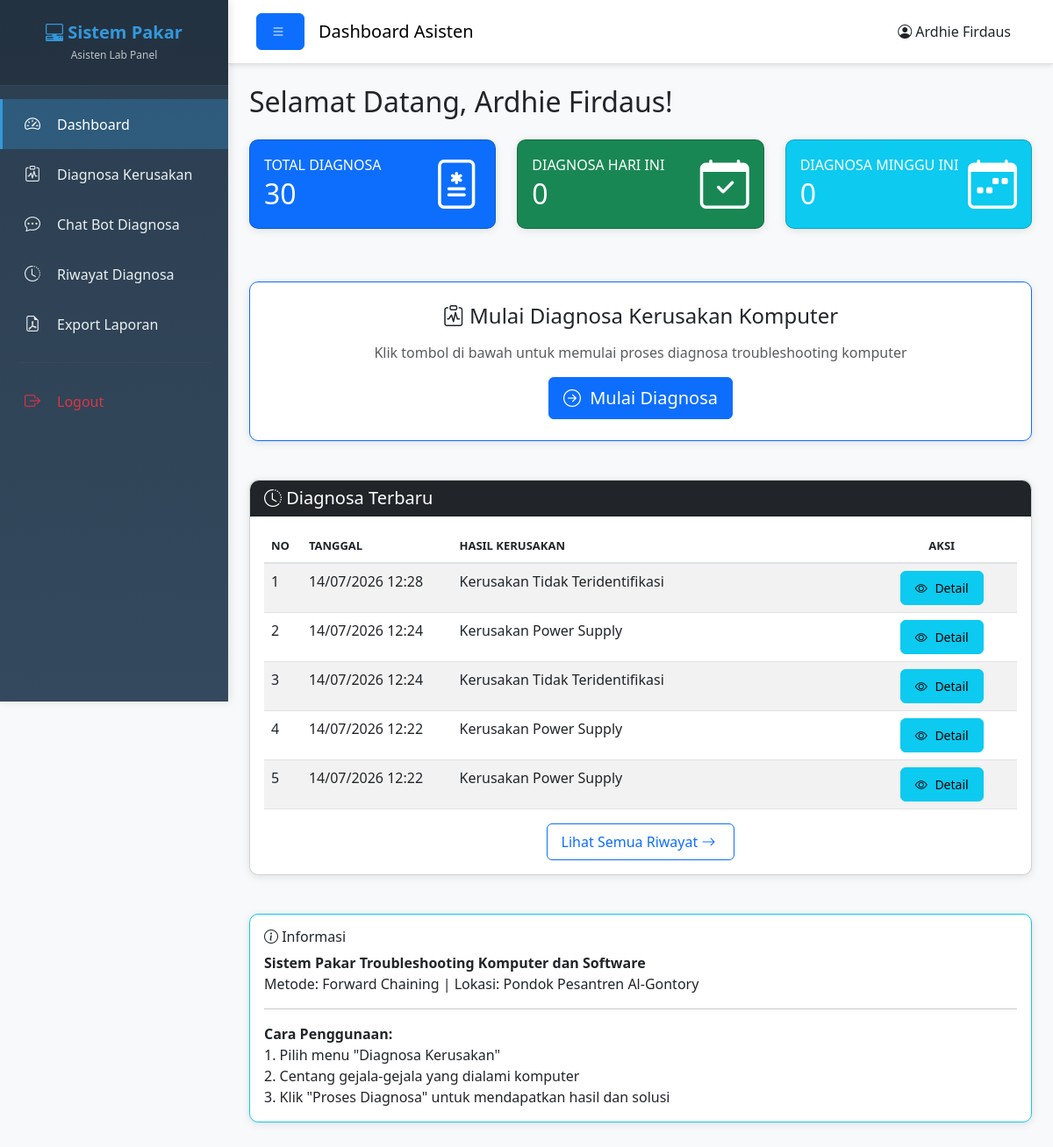
Before: /Asisten/dashboard_asisten.php (signed in) with the older database file.
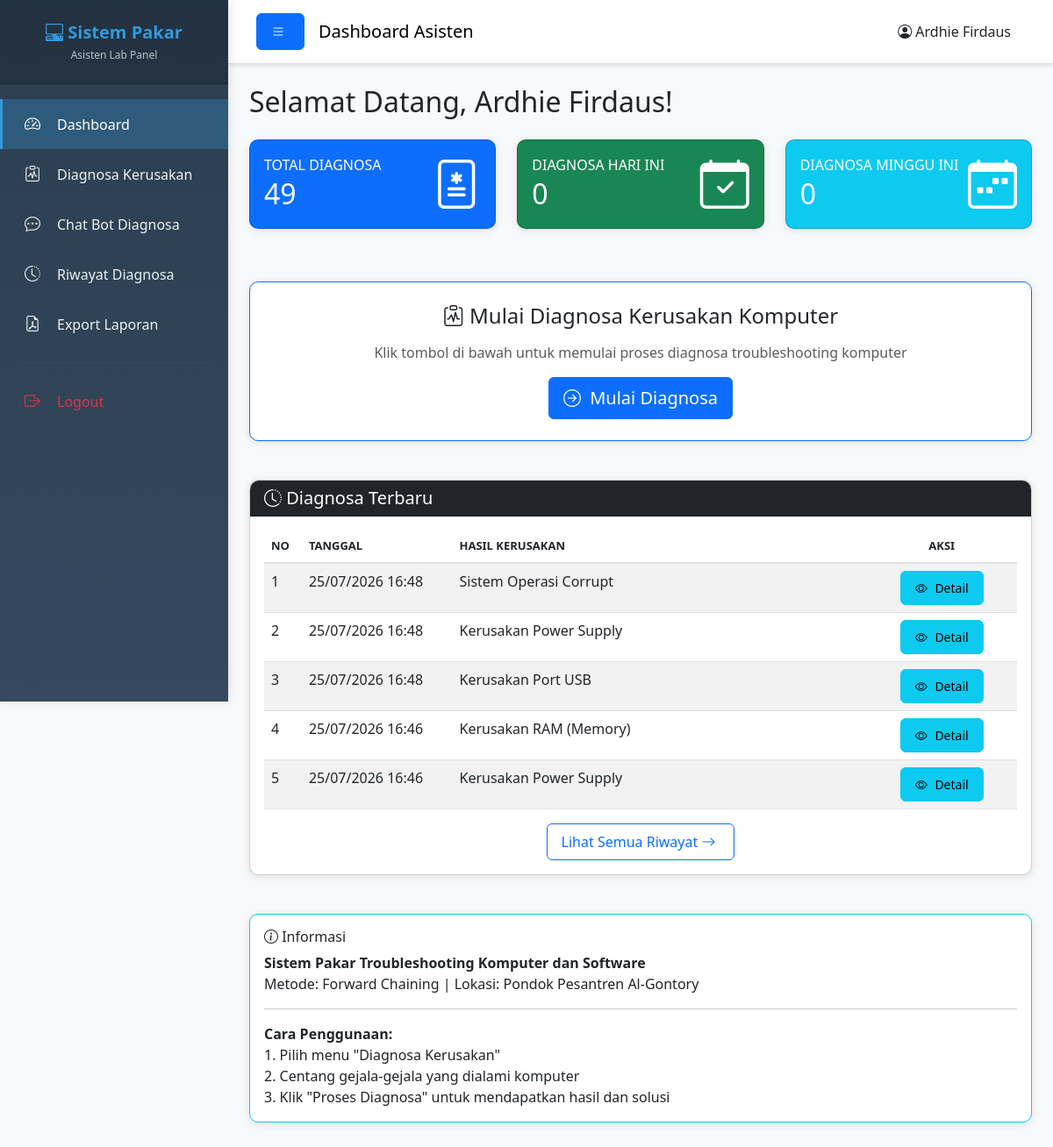
After: the same page with the newer database file.
### tables this page shows
CREATE TABLE `diagnosa` (
  `id_diagnosa` int(11) NOT NULL,
  `id_user` int(11) NOT NULL,
  `tanggal` datetime NOT NULL,
  `hasil_kerusakan` text NOT NULL
);

### Asisten/dashboard_asisten.php (the view, shortened to what the changed rows need)
<?php
$id_user = $_SESSION['id_user'];
$query_diagnosa = mysqli_query($koneksi, "SELECT COUNT(*) as total FROM diagnosa WHERE id_user='$id_user'");
$total_diagnosa = mysqli_fetch_assoc($query_diagnosa)['total'];
$query_today = mysqli_query($koneksi, "SELECT COUNT(*) as total FROM diagnosa WHERE id_user='$id_user' AND DATE(tanggal) = CURDATE()");
$total_today = mysqli_fetch_assoc($query_today)['total'];
$query_week = mysqli_query($koneksi, "SELECT COUNT(*) as total FROM diagnosa WHERE id_user='$id_user' AND YEARWEEK(tanggal) = YEARWEEK(NOW())");
$total_week = mysqli_fetch_assoc($query_week)['total'];
$query_recent = "SELECT d.*, k.nama_kerusakan
                 FROM diagnosa d
                 LEFT JOIN kerusakan k ON d.hasil_kerusakan = k.nama_kerusakan
                 WHERE d.id_user='$id_user'
                 ORDER BY d.tanggal DESC
                 LIMIT 5";
$result_recent = mysqli_query($koneksi, $query_recent);
?>
<!DOCTYPE html>
<html lang="id">
<head>
    <link href="https://cdn.jsdelivr.net/npm/bootstrap@5.3.0/dist/css/bootstrap.min.css" rel="stylesheet">
    <link rel="stylesheet" href="https://cdn.jsdelivr.net/npm/bootstrap-icons@1.10.0/font/bootstrap-icons.css">
    <link rel="stylesheet" href="../Assets/css/style.css?v=20260713">
</head>
<body>
    <div class="wrapper">
        <div class="main-content">
            <div class="container-fluid p-4">
                <h2 class="mb-4">Selamat Datang, <?php echo $_SESSION['nama_lengkap']; ?>!</h2>
                <div class="row mb-4">
                    <div class="col-md-4 mb-3">
                        <div class="card bg-primary text-white shadow">
                            <div class="card-body">
                                <div class="d-flex justify-content-between align-items-center">
                                    <div>
                                        <h6 class="text-uppercase mb-1">Total Diagnosa</h6>
                                        <h2 class="mb-0"><?php echo $total_diagnosa; ?></h2>
                                    </div>
                                </div>
                            </div>
                        </div>
                    </div>
                    <div class="col-md-4 mb-3">
                        <div class="card bg-success text-white shadow">
                            <div class="card-body">
                                <div class="d-flex justify-content-between align-items-center">
                                    <div>
                                        <h2 class="mb-0"><?php echo $total_today; ?></h2>
                                    </div>
                                </div>
                            </div>
                        </div>
                    </div>
                    <div class="col-md-4 mb-3">
                        <div class="card bg-info text-white shadow">
                            <div class="card-body">
                                <div class="d-flex justify-content-between align-items-center">
                                    <div>
                                        <h2 class="mb-0"><?php echo $total_week; ?></h2>
                                    </div>
                                </div>
                            </div>
                        </div>
                    </div>
                </div>
                <div class="row">
                    <div class="col-md-12">
                        <div class="card shadow">
                            <div class="card-body">
                                <?php if(mysqli_num_rows($result_recent) > 0): ?>
                                <div class="table-responsive">
                                    <table class="table table-hover table-striped">
                                        <thead>
                                            <tr>
                                                <th width="5%">No</th>
                                                <th width="20%">Tanggal</th>
                                                <th width="55%">Hasil Kerusakan</th>
                                                <th width="20%" class="text-center">Aksi</th>
                                            </tr>
                                        </thead>
                                        <tbody>
                                            <?php
                                            $no = 1;
                                            while($row = mysqli_fetch_assoc($result_recent)):
                                            ?>
                                            <tr>
                                                <td><?php echo $no++; ?></td>
                                                <td><?php echo date('d/m/Y H:i', strtotime($row['tanggal'])); ?></td>
                                                <td><?php echo $row['hasil_kerusakan']; ?></td>
                                                <td class="text-center">
                                                    <a href="hasil_diagnosa.php?id=<?php echo $row['id_diagnosa']; ?>"
                                                       class="btn btn-info btn-sm">
                                                        <i class="bi bi-eye"></i> Detail
                                                    </a>
                                                </td>
                                            </tr>
                                            <?php endwhile; ?>
                                        </tbody>
                                    </table>
                                </div>
                                <?php endif; ?>
                            </div>
                        </div>
                    </div>
                </div>
            </div>
        </div>
    </div>
</body>
</html>

Changed rows visible on the page:
no longer on this page (row edited): diagnosa: tanggal "14/07/2026 12:28", hasil_kerusakan "Kerusakan Tidak Teridentifikasi"
no longer on this page (row edited): diagnosa: tanggal "14/07/2026 12:24", hasil_kerusakan "Kerusakan Power Supply"
no longer on this page (row edited): diagnosa: tanggal "14/07/2026 12:24", hasil_kerusakan "Kerusakan Tidak Teridentifikasi"
no longer on this page (row edited): diagnosa: tanggal "14/07/2026 12:22", hasil_kerusakan "Kerusakan Power Supply"
no longer on this page (row edited): diagnosa: tanggal "14/07/2026 12:22", hasil_kerusakan "Kerusakan Power Supply"
added diagnosa: tanggal "25/07/2026 16:48", hasil_kerusakan "Sistem Operasi Corrupt"
added diagnosa: tanggal "25/07/2026 16:48", hasil_kerusakan "Kerusakan Power Supply"
added diagnosa: tanggal "25/07/2026 16:48", hasil_kerusakan "Kerusakan Port USB"
added diagnosa: tanggal "25/07/2026 16:46", hasil_kerusakan "Kerusakan RAM (Memory)"
added diagnosa: tanggal "25/07/2026 16:46", hasil_kerusakan "Kerusakan Power Supply"
Other visible differences:
$total_diagnosa: "30" → "49"
